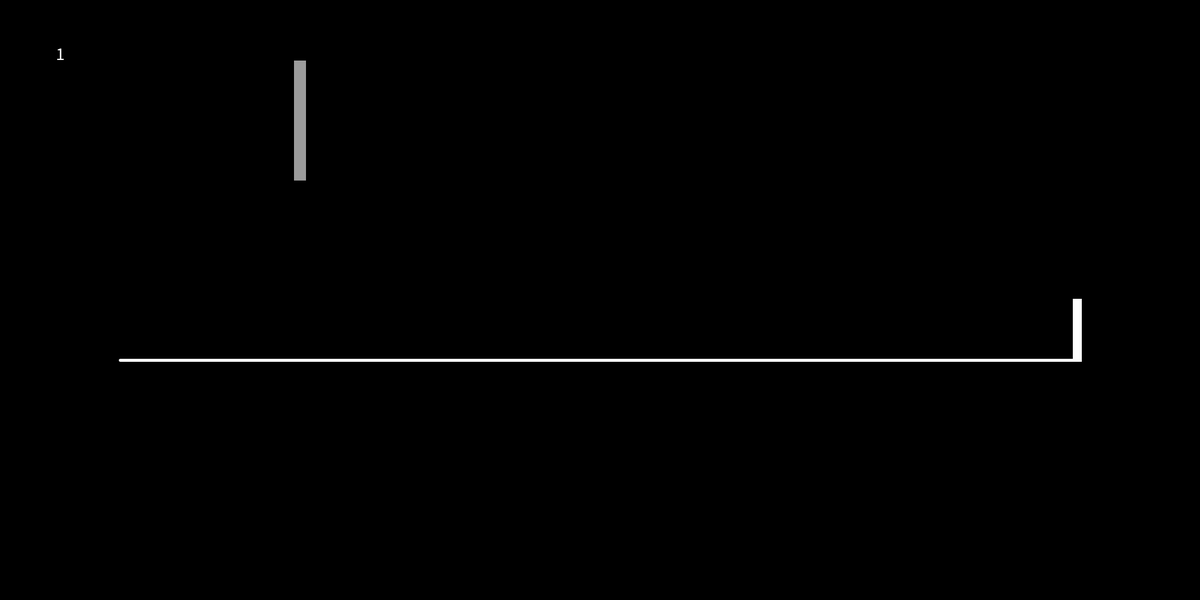
Frame 1 (no input)
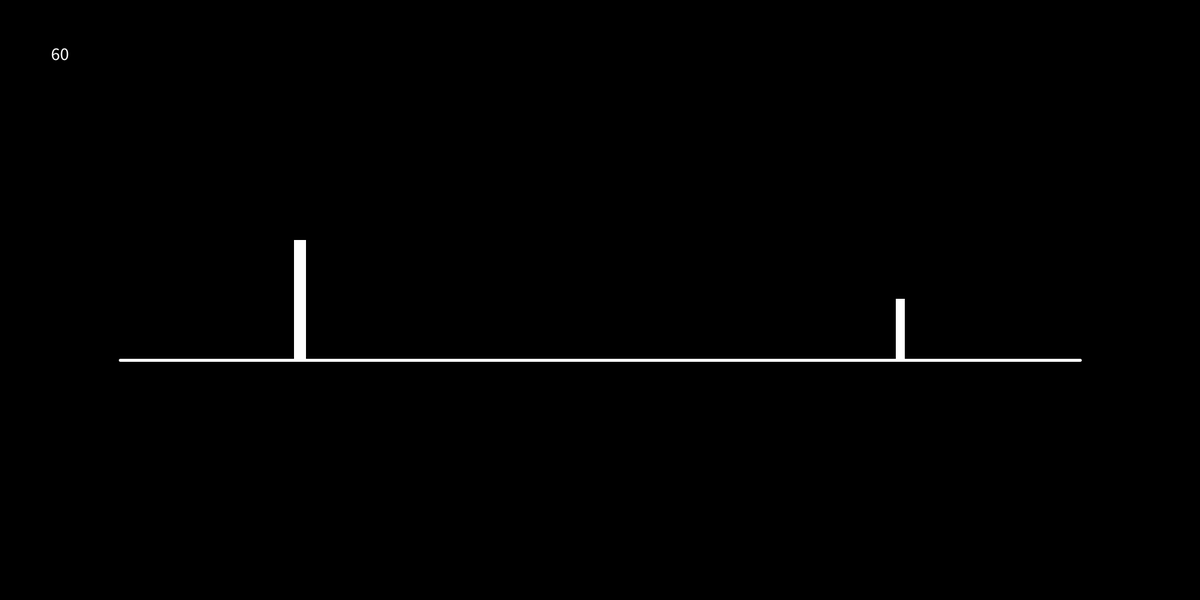
Frame 60 (the mouse pressed at the canvas centre just before this capture)
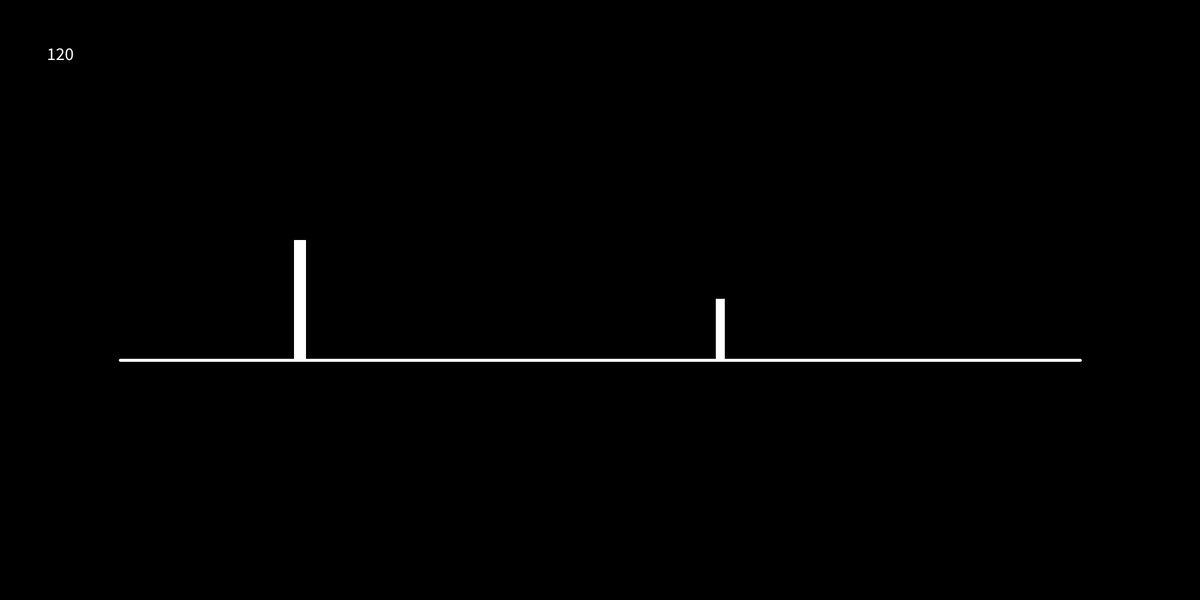
Frame 120 (the mouse held since frame 60 and released just before this capture)

The Processing sketch that drew these frames (run headless with seeded random() and noise(); from frame 60 on, the mouse is pressed at the canvas centre):

// Processing sketch: NoInternetGameV2
// ── NoInternetGameV2.pde
Character c;
float xpos, ypos, xoffset, yoffset, speed;
PVector gravity, jump;
ArrayList<Obstacle> obstacles;
boolean gameOver;
int points;
int incrementEveryXPoints;

void setup(){
  size(2000, 1000);
  xpos = width/10 + 50;
  ypos = height/2;
  xoffset = width/10;
  yoffset = height/10;
  speed = 5;
  c = new Character();
  gravity = new PVector(0, 0.9);
  jump = new PVector(0, -20);
  obstacles = new ArrayList<Obstacle>();
  obstacles.add(new Obstacle());
  rectMode(CENTER);
  gameOver = false;
  textSize(30);
  textAlign(CENTER);
  points = 0;
  incrementEveryXPoints = 500;
}

void draw(){
  background(0);
  strokeWeight(5);
  stroke(255);
  line(xoffset, height/2 + yoffset, width - xoffset, height/2 + yoffset);
  c.update();
  
  
  // 10% chance of creating a new obstacle
  if(random(0,1) < 0.005){
    obstacles.add(new Obstacle());
  }
  //draw in the Obstacles
  for(int i = 0; i < obstacles.size(); i++){
    Obstacle o = obstacles.get(i);
    o.update(c);
    o.display();
    if(o.hitCharacter){
      gameOver = true;
      break;
    }
    if(o.isDead){
      obstacles.remove(i);
    }
  }
  points ++;
  if(points%incrementEveryXPoints == 0){
    speed ++;
  }
  text(points, 100, 100);
  if(gameOver){
    textSize(100);
    text("GAME OVER", width/2, height/2);
    noLoop();
  }
  c.display();
  
}

void keyPressed(){
  if(key == 32){
    c.jump();
  } 
  if((keyCode == ENTER) && gameOver){
    reset();
  }
}

void reset(){
  obstacles = new ArrayList<Obstacle>();
  c = new Character();
  gameOver = false;
  points = 0;
  loop();
  textSize(30);
}

// ── Bird.pde
class Bird{

}

// ── Character.pde
class Character {
  PVector loc, vel, acc;
  float w, h;
  boolean isDead, onGround;

  Character() {
    loc = new PVector(2*xpos, ypos-300);
    vel = new PVector(0, 0);
    acc = new PVector(0, 0);
    w = 10;
    h = yoffset;
    isDead = false;
    onGround = true;
  }

  void applyForce(PVector force) {
    acc.add(force);
  }

  void update() {
    if (loc.y < ypos) {
      applyForce(gravity);
      onGround = false;
    }
    vel.add(acc);
    loc.add(vel);
    acc.mult(0);
    if (loc.y >= ypos){
      loc.y = ypos;
      vel.y = 0;
      onGround = true;
    }
  }

  void display() {
    int colour = onGround ? 255 : 155;
    fill(colour);
    noStroke();
    rect(loc.x, loc.y, 2*w, 2*h);
  }
  
  void jump(){
    if(onGround){
      applyForce(jump);
    }
  }
}

// ── Obstacle.pde
class Obstacle{
  float xposition;
  boolean isDead;
  boolean dying;
  int fillCol;
  boolean hitCharacter;
  
  Obstacle(){
    xposition = width - xoffset;
    dying = false;
    isDead = false;
    fillCol = 255;
  }
  
  void display(){
    rectMode(CENTER);
    fill(fillCol);
    rect(xposition, height/2+yoffset/2, 10, yoffset);
  }
  
  // if in the correct xposition AND if the character is too low...
  void detectHit(Character c){
    if((c.loc.x == xposition) && (c.loc.y > height/2 - yoffset/2)){
      hitCharacter = true;
    }
  }
  
  void update(Character c){
    xposition -= speed;
    if(xposition == c.loc.x){
      detectHit(c);
    }
    if(xposition < 2*xpos){
      dying = true;
    }
    if(dying){
      fillCol -= 4;
    }
    
    if(xposition < xoffset){
      isDead = true;
    }
  }
}
